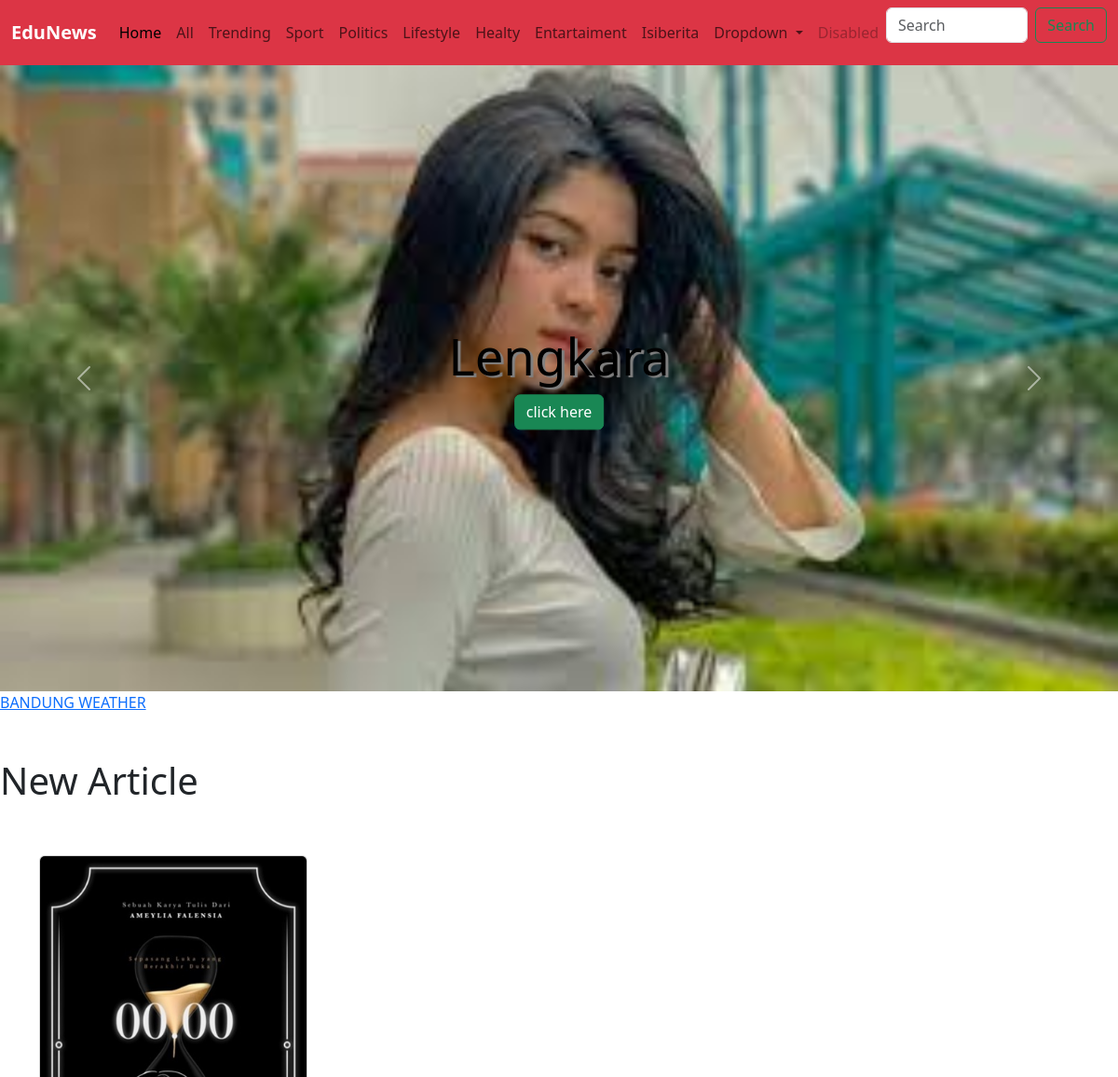
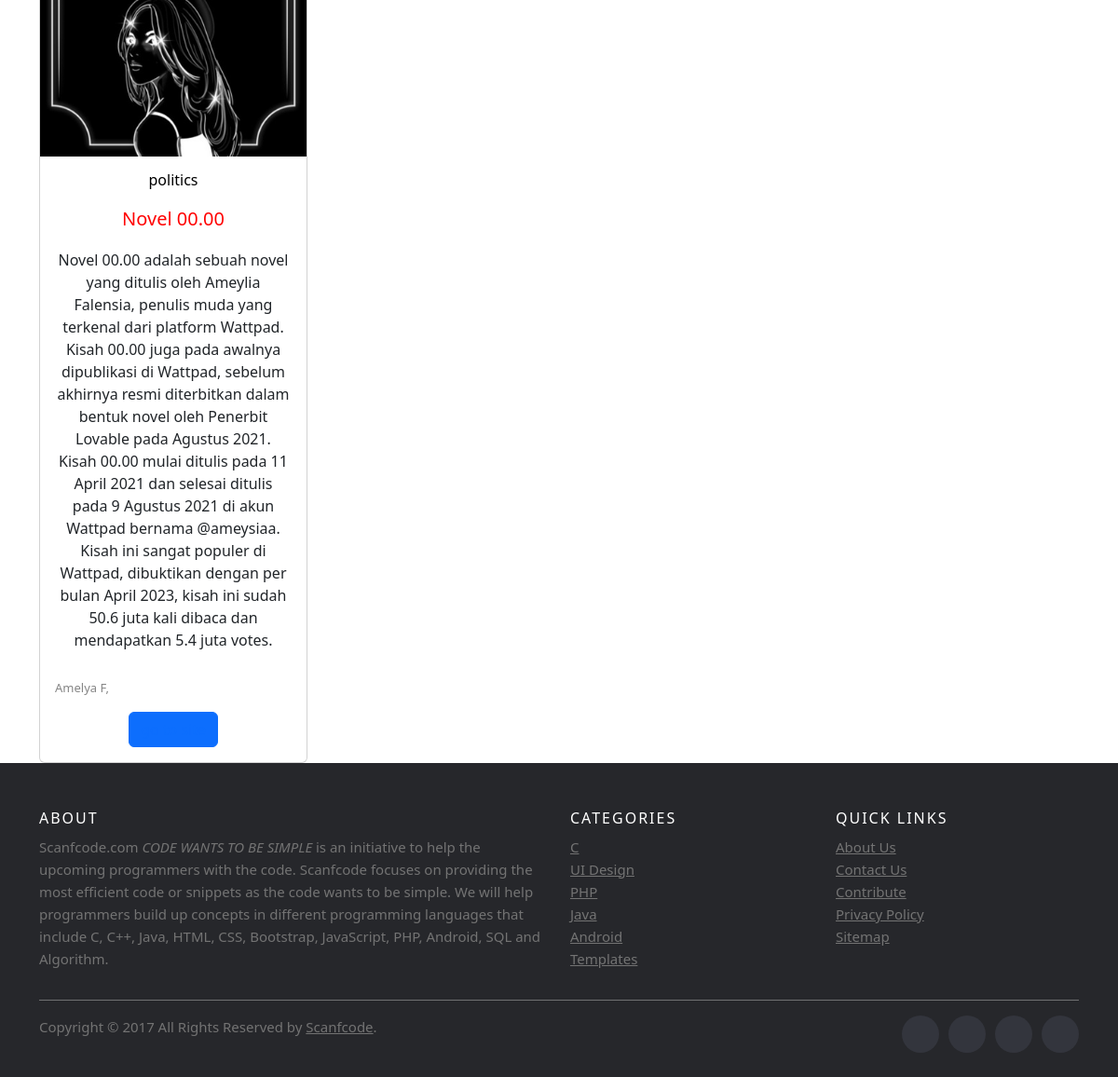
Screenshot of /politics/ with the database file from the repository (2 pictures, top to bottom).
### news/models.py (models this page shows)
class berita(models.Model):
    STATUS = ('publish', 'publish'),('draft', 'draft')
    judul = models.CharField(max_length=255)
    isi = models.CharField(max_length=999)
    kategori =models.ForeignKey(kategori,on_delete=models.CASCADE)
    kategoriID = models.IntegerField(max_length=255)
    gambar =models.ImageField(upload_to='media', height_field=None,width_field=None,max_length=100)
    penulis = models.CharField(max_length=255)
    status = models.CharField(choices=STATUS, max_length=200)

class kategori(models.Model):
        namaKategori =models.CharField(max_length=255)
        def __str__(self):
             return self.namaKategori

### news/views.py (the view)
# urls.py: path('politics/', views.politics, name='politics'),
def politics(request):
    berita = models.berita.objects.filter(status='publish')
    kategori = models.kategori.objects.all()
    catID = 3
    if catID :
        berita = models.berita.objects.filter(kategori = catID)
    else :
        berita = models.berita.objects.filter(status = 'publish')
    context = {'beritas' : berita, 'kategori' : kategori}
    return render(request, 'menu/politics.html', context)

### news/templates/menu/politics.html (shortened to what this page needs)
{% extends 'core/base.html' %}
    {% block htmlhead %} {% load static %}
    <link rel="stylesheet" type="text/css" href="{% static 'index.css' %}" />
    {% endblock htmlhead %}
    {% block content %}
    <div id="carouselExample" class="carousel slide">
      <div class="carousel-inner">
        <div class="carousel-item active">
          <img
            class="d-block w-100"
            alt="..."
          />
        </div>
        <div
          style="
            text-align: center;
            position: absolute;
            top: 50%;
            left: 50%;
            transform: translate(-50%, -50%);
          "
        >
          <h1
            style="
              color: rgb(0, 0, 0);
              font-size: 340%;
              text-shadow: 3px 2px 1px grey;
            "
          >
            Lengkara
          </h1>
          <button type="button" class="btn btn-success">click here</button>
        </div>
      </div>
      <button
        class="carousel-control-prev"
        type="button"
        data-bs-target="#carouselExample"
        data-bs-slide="prev"
      >
        <span class="carousel-control-prev-icon" aria-hidden="true"></span>
      </button>
      <button
        class="carousel-control-next"
        type="button"
        data-bs-target="#carouselExample"
        data-bs-slide="next"
      >
        <span class="carousel-control-next-icon" aria-hidden="true"></span>
      </button>
    </div>
    <a
      class="weatherwidget-io"
      href="https://forecast7.com/en/n6d92107d62/bandung/"
      data-label_1="BANDUNG"
      data-label_2="WEATHER"
      data-theme="metallic"
      >BANDUNG WEATHER</a
    >
    <br /><br /><br />
    <h1>New Article</h1>
    <br /><br />
    <div class="container text-center">
      <div class="row">
        {% for Berita in beritas %}
        <div class="col">
          <div class="card" style="width: 18rem">
            <img src="{{Berita.gambar.url}}" class="card-img-top" alt="..." />
            <div class="card-body">
              <h6 style="color: black">{{Berita.kategori}}</h6>
              <h5 style="color: red; margin-top: 20px">{{Berita.judul}}</h5>
              <p class="card-text">{{Berita.isi}}</p>
              <p
                style="
                  font-size: small;
                  color: rgba(134, 134, 134, 134);
                  text-align: left;
                  margin-top: 30px;
                "
              >
                {{Berita.penulis}}, {{Berita.publikasi}}
              </p>
              <button type="button" class="btn btn-primary">
                <a href="{% url 'news:isi' Berita.id %}">go to site</a>
              </button>
            </div>
          </div>
        </div>
        {% endfor %}
      </div>
    </div>
    <footer class="site-footer">
      <div class="container">
        <div class="row">
          <div class="col-sm-12 col-md-6">
            <h6>About</h6>
            <p class="text-justify">
              Scanfcode.com <i>CODE WANTS TO BE SIMPLE </i> is an initiative to
              help the upcoming programmers with the code. Scanfcode focuses on
              providing the most efficient code or snippets as the code wants to
              be simple. We will help programmers build up concepts in different
              programming languages that include C, C++, Java, HTML, CSS,
              Bootstrap, JavaScript, PHP, Android, SQL and Algorithm.
            </p>
          </div>
          <div class="col-xs-6 col-md-3">
            <h6>Categories</h6>
            <ul class="footer-links">
              <li><a href="http://scanfcode.com/category/c-language/">C</a></li>
              <li>
                <a href="http://scanfcode.com/category/front-end-development/"
                  >UI Design</a
                >
              </li>
              <li>
                <a href="http://scanfcode.com/category/back-end-development/"
                  >PHP</a
                >
              </li>
              <li>
                <a
                  href="http://scanfcode.com/category/java-programming-language/"
                  >Java</a
                >
              </li>
              <li>
                <a href="http://scanfcode.com/category/android/">Android</a>
              </li>
              <li>
                <a href="http://scanfcode.com/category/templates/">Templates</a>
              </li>
            </ul>
          </div>
          <div class="col-xs-6 col-md-3">
            <h6>Quick Links</h6>
            <ul class="footer-links">
              <li><a href="http://scanfcode.com/about/">About Us</a></li>
              <li><a href="http://scanfcode.com/contact/">Contact Us</a></li>
              <li>
                <a href="http://scanfcode.com/contribute-at-scanfcode/"
                  >Contribute</a
                >
              </li>
              <li>
                <a href="http://scanfcode.com/privacy-policy/"
                  >Privacy Policy</a
                >
              </li>
              <li><a href="http://scanfcode.com/sitemap/">Sitemap</a></li>
            </ul>
          </div>
        </div>
        <hr />
      </div>
      <div class="container">
        <div class="row">
          <div class="col-md-8 col-sm-6 col-xs-12">
            <p class="copyright-text">
              Copyright &copy; 2017 All Rights Reserved by
              <a href="#">Scanfcode</a>.
            </p>
          </div>
          <div class="col-md-4 col-sm-6 col-xs-12">
            <ul class="social-icons">
              <li>
                <a class="facebook" href="#"></a>
              </li>
              <li>
                <a class="twitter" href="#"></a>
              </li>
              <li>
                <a class="dribbble" href="#"></a>
              </li>
              <li>
                <a class="linkedin" href="#"></a>
              </li>
            </ul>
          </div>
        </div>
      </div>
    </footer>
    {% endblock %}

### static/index.css (style rules this page uses)
.site-footer { background-color: #26272b; padding: 45px 0 20px; font-size: 15px; line-height: 24px; color: #737373; }
.site-footer hr { border-top-color: #bbb; opacity: 0.5; }
.site-footer h6 { color: #fff; font-size: 16px; text-transform: uppercase; margin-top: 5px; letter-spacing: 2px; }
.site-footer a { color: #737373; }
.footer-links { padding-left: 0; list-style: none; }
.footer-links li { display: block; }
.footer-links a { color: #737373; }
.site-footer .social-icons { text-align: right; }
.site-footer .social-icons a { width: 40px; height: 40px; line-height: 40px; margin-left: 6px; margin-right: 0; border-radius: 100%; background-color: #33353d; }
.copyright-text { margin: 0; }
.social-icons { padding-left: 0; margin-bottom: 0; list-style: none; }
.social-icons li { display: inline-block; margin-bottom: 4px; }
.social-icons a { background-color: #eceeef; color: #818a91; font-size: 16px; display: inline-block; line-height: 44px; width: 44px; height: 44px; text-align: center; margin-right: 8px; border-radius: 100%; -webkit-transition: all 0.2s linear; -o-transition: all 0.2s linear; transition: all 0.2s linear; }

### rows the page displays
berita: gambar (picture), kategori "politics", judul "Novel 00.00", isi "Novel 00.00 adalah sebuah novel yang ditulis oleh Ameylia Falensia, penulis muda yang terkenal dari platform Wattpad. Kisah 00.00 juga pada awalnya dipublikasi di Wattpad, sebelum akhirnya resmi diterbitkan dalam bentuk novel oleh Penerbit Lovable pada Agustus 2021. Kisah 00.00 mulai ditulis pada 11 April 2021 dan selesai ditulis pada 9 Agustus 2021 di akun Wattpad bernama @ameysiaa. Kisah ini sangat populer di Wattpad, dibuktikan dengan per bulan April 2023, kisah ini sudah 50.6 juta kali dibaca dan mendapatkan 5.4 juta votes.", penulis "Amelya F"
